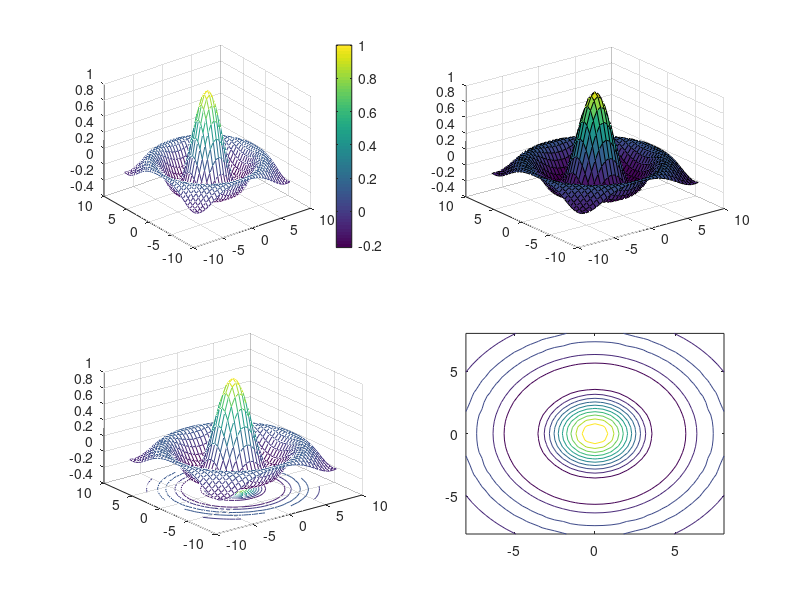

Recreate this plot in MATLAB.
%[X,Y] =meshgrid(-2:0.1:2,-2:0.1:2); 
%Z = exp(Y.^2).+3*X;
[X,Y] =meshgrid(-8:0.5:8,-8:0.5:8);
r =sqrt(X.^2+Y.^2)+eps;
Z = sin(r)./r;
subplot(221)
mesh(X,Y,Z);
colorbar
subplot(222)
surf(X,Y,Z);
subplot(223)
%hold on
%mesh(X,Y,Z);
meshc(X,Y,Z)
%hold off
subplot(224);
contour(X,Y,Z);
%contour(X,Y,Z,30);